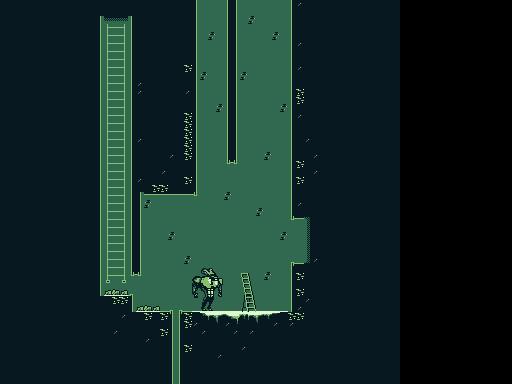

The image is a tile-based game level rendered from a .tmx file. Its description and source (layers, tilesets, objects; grid data summarised) follow:
An orthogonal 64x48 tile map with 8x8 px tiles, 1 tile layer (Tile Layer 1).

<map version="1.10" tiledversion="1.11.2" orientation="orthogonal" renderorder="right-down" width="64" height="48" tilewidth="8" tileheight="8" infinite="0" nextlayerid="2" nextobjectid="1">
 <tileset firstgid="1" source="tunnels-tileset.tsx" />
 <layer id="1" name="Tile Layer 1" width="64" height="48">
  <data>[3072 cells, 2400 non-empty, 71 distinct tile ids]</data>
 </layer>
</map>